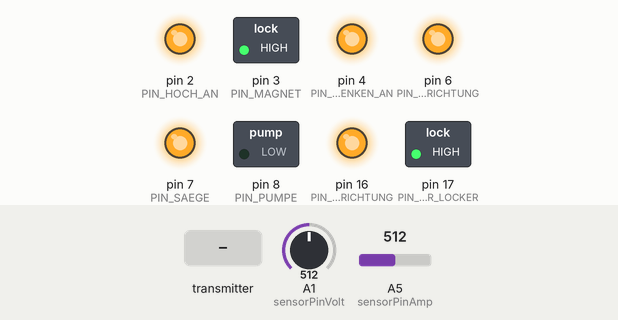
Simulated run of this sketch. Board: Arduino Mega 2560, built with avr-gcc and run on an emulated ATmega2560. On the bench: switched loads named in the sketch (green lamp = pin HIGH), output pins drawn as LEDs (lit = HIGH). The test bench sets the inputs (shaded band); at power-on: A1 (sensorPinVolt) = 512, A5 (sensorPinAmp) = 512. Pins used as bus, display or sensor lines are not drawn; what the sketch prints to the serial monitor is not drawn.

Above: at 1.2 s.
1.3 s: the transmitter starts sending readChannel.0 = 1000
At 2.6 s:
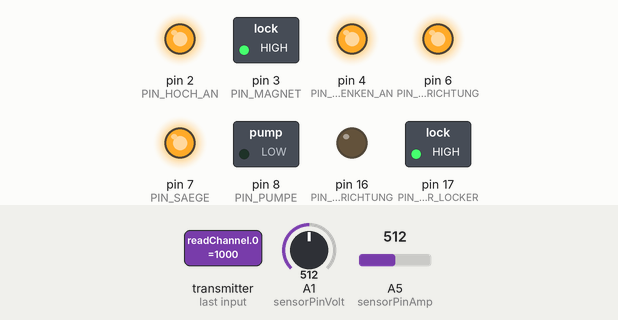
2.9 s: the transmitter starts sending readChannel.1 = 1000
At 4.2 s:
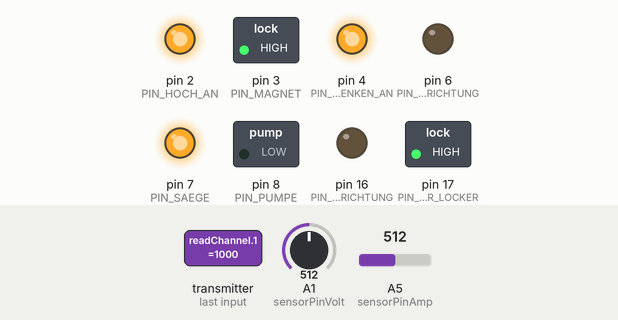
4.5 s: the transmitter starts sending readChannel.3 = 1000
At 5.6 s:
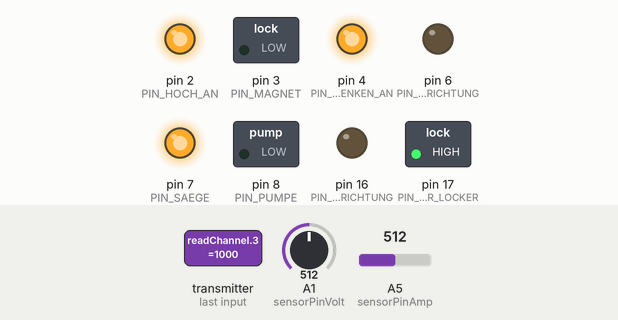
6.0 s: the transmitter starts sending readChannel.4 = 2000
At 7.3 s:
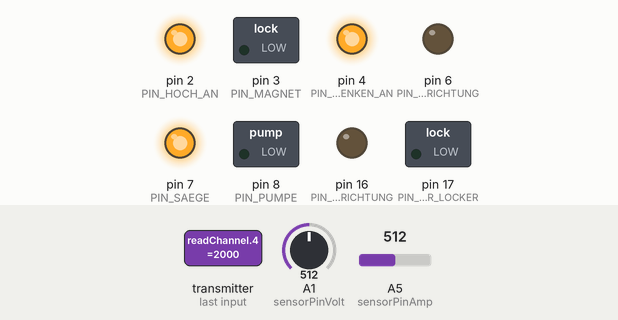
7.6 s: the transmitter starts sending readChannel.0 = 1250
At 8.7 s:
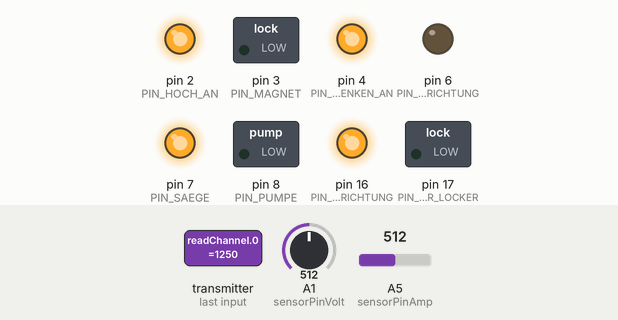
9.1 s: the transmitter starts sending readChannel.1 = 1250
At 10.4 s:
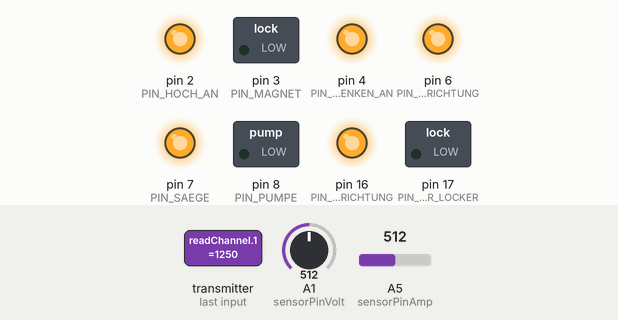
Timing chart, 0 to 11.7 s (numbered marks = the images above; inputs shaded):
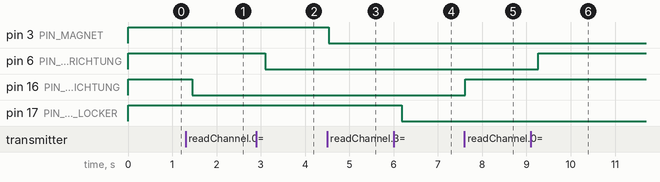

Measured:
- after the input at 1.3 s, pin 16 (PIN_HOCH_RICHTUNG): HIGH → LOW after 0.15 s
- after the input at 2.9 s, pin 6 (PIN_SCHWENKEN_RICHTUNG): HIGH → LOW after 0.20 s
- after the input at 4.5 s, pin 3 (PIN_MAGNET): HIGH → LOW at once
- after the input at 6.0 s, pin 17 (PIN_SPANNER_LOCKER): HIGH → LOW after 0.18 s
- after the input at 7.6 s, pin 16 (PIN_HOCH_RICHTUNG): LOW → HIGH at once
- after the input at 9.1 s, pin 6 (PIN_SCHWENKEN_RICHTUNG): LOW → HIGH after 0.17 s

The sketch:

BS.ino
```cpp
// -------------------------------------------------------
// Kombi-Code 10.10.2025 (für Arduino Mega)
// Failsafe + Sensoren + SD Logging + Aktions-Logging
// IBus-Empfänger über Serial1 (HardwareSerial, Pins 19=RX1, 18=TX1)
// -------------------------------------------------------

#include <IBusBM.h>
#include <SPI.h>
#include <SD.h>

IBusBM IBus;
File logFile;
char filename[15];

// --- Zeitsteuerung ---
unsigned long previousMillis = 0UL;
unsigned long lastLogTime = 0;
unsigned long startTime;
const unsigned long startupDelay = 2000; // 2 sec
bool sdInitialized = false;

// --- Pins ---
#define PIN_CLK_PULL_SENSOR 5
#define PIN_DATA_PULL_SENSOR 9
#define PIN_HOCH_AN 2
#define PIN_HOCH_RICHTUNG 16   // (A2)
#define PIN_SCHWENKEN_AN 4
#define PIN_SCHWENKEN_RICHTUNG 6
#define PIN_SAEGE 7
#define PIN_MAGNET 3
#define PIN_PUMPE 8
#define PIN_SPANNER_LOCKER 17  // (A3)
#define PIN_SPANNER_FEST 18    // (A4)
#define PIN_SD_CS 10
#define DEADZONE 50

// --- Analoge Eingänge ---
int sensorPinVolt = A1;
int sensorPinAmp  = A5;

// --- Konstanten ACS712 ---
const float VREF = 5.0;
const float sensitivity = 0.100;
const float offsetV = VREF / 2.0;
const float Imax = 20.0;

// --- Hilfsfunktion zum Logging ---
void logAction(String action) {
  if (!sdInitialized) return;
  unsigned long seconds = millis() / 1000;
  int hours = (seconds / 3600) % 24;
  int minutes = (seconds / 60) % 60;
  int secs = seconds % 60;

  logFile.print(hours); logFile.print(":");
  logFile.print(minutes); logFile.print(":");
  logFile.print(secs); logFile.print(" - ");
  logFile.println(action);
  logFile.flush();

  // Auch zur seriellen Ausgabe:
  Serial.print("[LOG] ");
  Serial.println(action);
}

// --- Alles sicher abschalten ---
void failsafeStop() {
  digitalWrite(PIN_HOCH_AN, HIGH);
  digitalWrite(PIN_HOCH_RICHTUNG, HIGH);
  digitalWrite(PIN_SCHWENKEN_AN, HIGH);
  digitalWrite(PIN_SCHWENKEN_RICHTUNG, HIGH);
  digitalWrite(PIN_SAEGE, HIGH);
  digitalWrite(PIN_MAGNET, HIGH);
  digitalWrite(PIN_PUMPE, LOW);
  digitalWrite(PIN_SPANNER_LOCKER, HIGH);
  digitalWrite(PIN_SPANNER_FEST, HIGH);
}

// --- Hilfsfunktion: Empfange Kanal ---
int readChannel(byte channelInput, int minLimit, int maxLimit, int defaultValue) {
  uint16_t ch = IBus.readChannel(channelInput);
  if (ch < 100) return defaultValue;
  return map(ch, 1000, 2000, minLimit, maxLimit);
}

// --- SETUP ---
void setup() {
  Serial.begin(115200);       // USB Debug
  Serial1.begin(115200);      // iBus-Empfänger
  IBus.begin(Serial1);        // HardwareSerial → korrekt für Mega

  startTime = millis();

  pinMode(PIN_CLK_PULL_SENSOR, INPUT);
  pinMode(PIN_DATA_PULL_SENSOR, INPUT);
  pinMode(PIN_HOCH_AN, OUTPUT);
  pinMode(PIN_HOCH_RICHTUNG, OUTPUT);
  pinMode(PIN_SCHWENKEN_AN, OUTPUT);
  pinMode(PIN_SCHWENKEN_RICHTUNG, OUTPUT);
  pinMode(PIN_SAEGE, OUTPUT);
  pinMode(PIN_MAGNET, OUTPUT);
  pinMode(PIN_PUMPE, OUTPUT);
  pinMode(PIN_SPANNER_LOCKER, OUTPUT);
  pinMode(PIN_SPANNER_FEST, OUTPUT);

  failsafeStop();
  Serial.println("Systemstart OK. IBus aktiv auf Serial1 (Pin 19 RX1).");
}

// --- LOOP ---
void loop() {

 /* // --- SD-Karte erst nach 2s ---
  if (!sdInitialized) {
    if (millis() - startTime >= startupDelay) {
      if (!SD.begin(PIN_SD_CS)) {
        Serial.println("SD init failed!");
        startTime = millis();
        return;
      }
      int fileIndex = 0;
      do {
        sprintf(filename, "LOG%d.TXT", fileIndex++);
      } while (SD.exists(filename));
      logFile = SD.open(filename, FILE_WRITE);
      if (!logFile) {
        Serial.println("Could not create file");
        return;
      }
      Serial.print("Logging to: ");
      Serial.println(filename);
      sdInitialized = true;
    }
    return;
  } */

  // --- IBus ---
  IBus.loop();

  int ch1_value = readChannel(0, -100, 100, 0);
  int ch2_value = readChannel(1, -100, 100, 0);
  int ch3_value = readChannel(2, -100, 100, 0);
  int ch4_value = readChannel(3, -100, 100, 0);
  int ch5_value = readChannel(4, -100, 100, 0);
  int ch9_value = IBus.readChannel(8);

  // --- Spannung & Strom ---
  int value1 = analogRead(sensorPinVolt);
  float voltage1 = value1 * (VREF / 1023.0);
  float percent1 = (value1 / 1023.0) * 100.0;

  int value5 = analogRead(sensorPinAmp);
  float voltage5 = value5 * (VREF / 1023.0);
  float current = (voltage5 - offsetV) / sensitivity;
  if (current < 0) current = 0;
  if (current > Imax) current = Imax;
  float percent5 = (current / Imax) * 100.0;

  Serial.print(" VOLT=");
  Serial.print(voltage1, 2);
  Serial.print("V ");
  Serial.print(percent1, 1);
  Serial.print("%   ");

  Serial.print(" AMPERE=");
  Serial.print(current, 2);
  Serial.print("A ");
  Serial.print(percent5, 1);
  Serial.println("%");

  // --- SD Logging (alle 1s Messwerte) ---
  if (millis() - lastLogTime >= 1000) {
    lastLogTime += 1000;
    unsigned long seconds = millis() / 1000;
    int hours = (seconds / 3600) % 24;
    int minutes = (seconds / 60) % 60;
    int secs = seconds % 60;

    logFile.print(hours); logFile.print(":");
    logFile.print(minutes); logFile.print(":");
    logFile.print(secs);
    logFile.print("  ");
    logFile.print(voltage1, 2); logFile.print("V ");
    logFile.print(current, 2); logFile.println("A");
    logFile.flush();
  }

  // --- Failsafe ---
  if (ch9_value > 2000) {
    failsafeStop();
    Serial.println("FAILSAFE aktiviert!");
    logAction("FAILSAFE aktiviert");
    return;
  }

  // --- Steuerlogik ---
  if (ch1_value > DEADZONE) {
    digitalWrite(PIN_HOCH_RICHTUNG, HIGH);
    digitalWrite(PIN_SCHWENKEN_AN, LOW);
    logAction("Schwenken AN");
  } else if (ch1_value < -DEADZONE) {
    digitalWrite(PIN_SCHWENKEN_AN, HIGH);
    digitalWrite(PIN_HOCH_RICHTUNG, LOW);
    logAction("Schwenken RUECK");
  } else {
    digitalWrite(PIN_SCHWENKEN_AN, HIGH);
    digitalWrite(PIN_HOCH_RICHTUNG, HIGH);
  }

  if (ch2_value > DEADZONE) {
    digitalWrite(PIN_SCHWENKEN_RICHTUNG, HIGH);
    digitalWrite(PIN_HOCH_AN, LOW);
    logAction("Hochfahren AN");
  } else if (ch2_value < -DEADZONE) {
    digitalWrite(PIN_HOCH_AN, HIGH);
    digitalWrite(PIN_SCHWENKEN_RICHTUNG, LOW);
    logAction("Hochfahren RUECK");
  } else {
    digitalWrite(PIN_HOCH_AN, HIGH);
    digitalWrite(PIN_SCHWENKEN_RICHTUNG, HIGH);
  }

  if (ch4_value > DEADZONE) {
    digitalWrite(PIN_MAGNET, HIGH);
    digitalWrite(PIN_SAEGE, LOW);
    logAction("Magnet AN / Saege AN");

    unsigned long currentMillis = millis();
    if (currentMillis - previousMillis > 9700) {
      digitalWrite(PIN_PUMPE, HIGH);
      logAction("Pumpe AN");
    } else {
      digitalWrite(PIN_PUMPE, LOW);
    }
    if (currentMillis - previousMillis > 10000) previousMillis = currentMillis;
  } else if (ch4_value < -DEADZONE) {
    digitalWrite(PIN_SAEGE, HIGH);
    digitalWrite(PIN_PUMPE, LOW);
    digitalWrite(PIN_MAGNET, LOW);
    logAction("Saege AUS / Magnet AUS / Pumpe AUS");
  } else {
    digitalWrite(PIN_SAEGE, HIGH);
    digitalWrite(PIN_MAGNET, HIGH);
    digitalWrite(PIN_PUMPE, LOW);
  }

  if (ch5_value > DEADZONE) {
    digitalWrite(PIN_SPANNER_FEST, HIGH);
    digitalWrite(PIN_SPANNER_LOCKER, LOW);
    logAction("Spanner FEST");
  } else if (ch5_value < -DEADZONE) {
    digitalWrite(PIN_SPANNER_LOCKER, HIGH);
    digitalWrite(PIN_SPANNER_FEST, LOW);
    logAction("Spanner LOCKER");
  } else {
    digitalWrite(PIN_SPANNER_LOCKER, HIGH);
    digitalWrite(PIN_SPANNER_FEST, HIGH);
  }

  delay(200);
}
```
